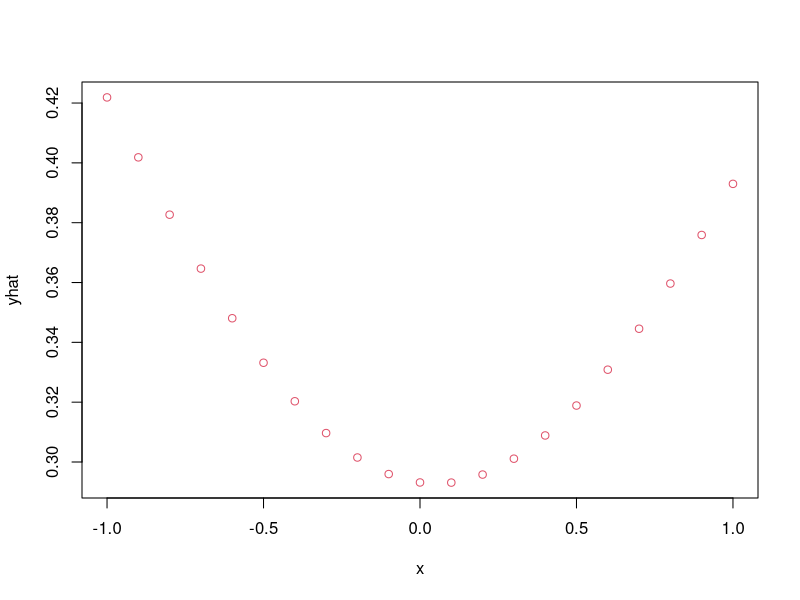
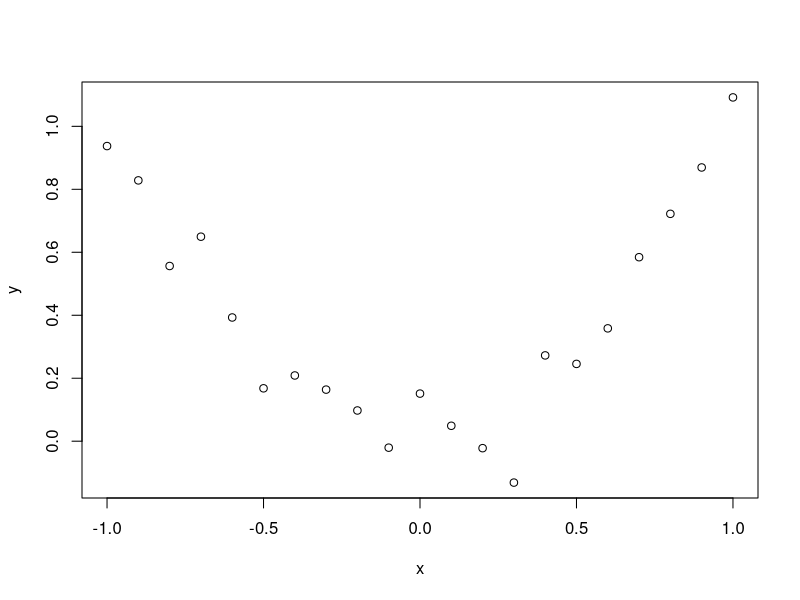
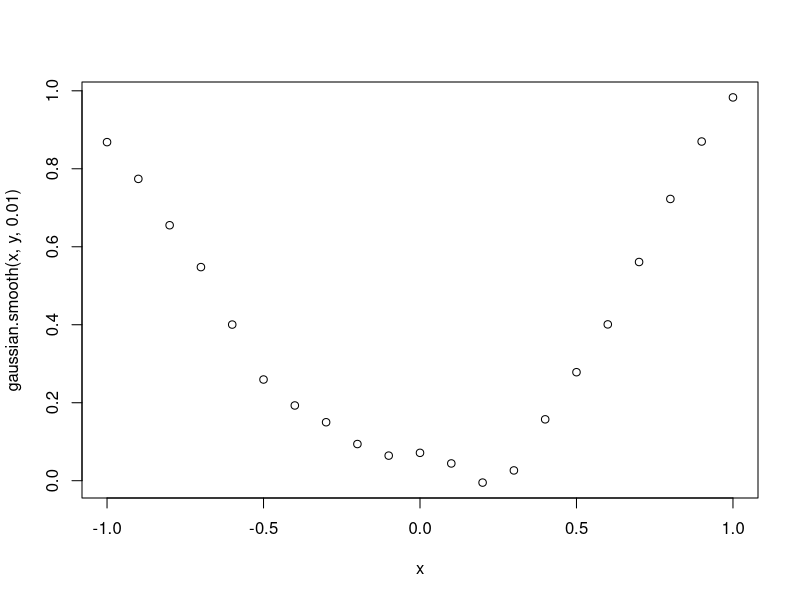
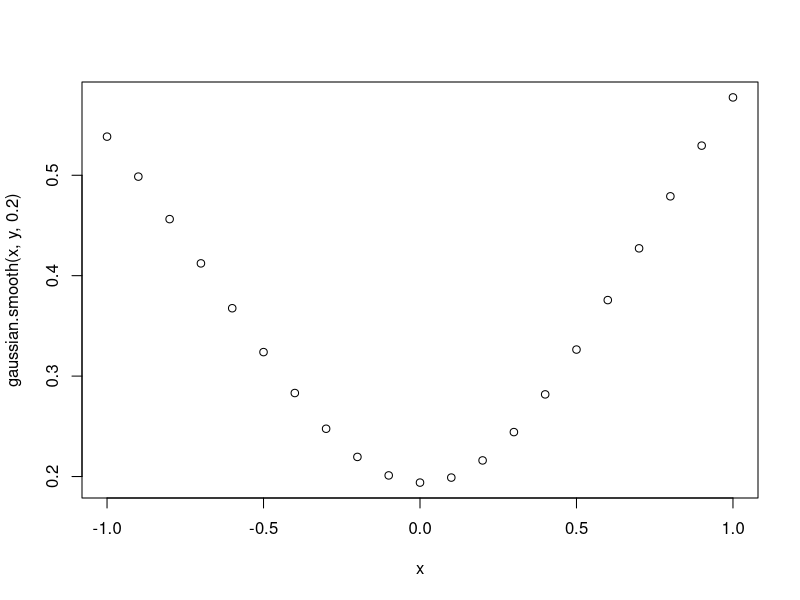

Source code (R) for these figures, in order:
#--------------------- Updated Version --------------------------

kern = function(x) exp(-x^2/2) # gaussion kernel

kernsmooth = function(x,y,band){
  kij <- outer(x, x, function(x,y) kern((x-y)/(band*0.3706506)))
  s <- kij/rowSums(kij)
  return(s %*% y)    
}

               
# Example               
x <- seq(-1,1,0.1)
y <- x^2 + rnorm(length(x), 0, 0.1)                             
yhat = kernsmooth(x,y,2)      
plot(x,yhat, col=2)             
               
               

#--------------------- Old Version --------------------------

#the function gauss.kernel takes two value: a vector y and an index i

gauss.kernel = function(x, y,ind,b){
  k = exp(-((x[ind] - x)^2)/(2*b))
  yhat = sum(k*y)/sum(k)
  return(yhat)
}

gaussian.smooth = function(x,y,b){
  yhat = vector(length = length(y))
  for(i in 1:length(y)){
    yhat[i] = gauss.kernel(x,y,i,b)
  }
  return(yhat)
}
#--------------------------------------------------------------- 
             
             
#example
set.seed(1)
x <- seq(-1,1,0.1)
y <- x^2 + rnorm(length(x), 0, 0.1)
plot(x,y)
plot(x, gaussian.smooth(x,y,0.01))
plot(x, gaussian.smooth(x,y,0.2))
